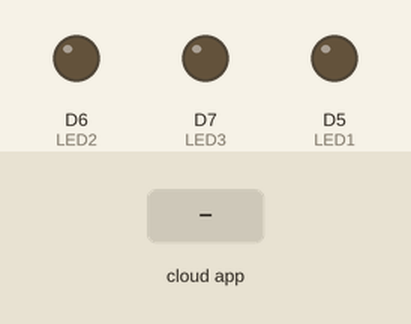
A sketch run on a simulated ESP8266 (NodeMCU). On the bench: output pins drawn as LEDs (lit = HIGH). Inputs (shaded band) come from the test bench. WiFi joins after 1.5 s; servers stay silent unless stated; the Firebase database answers and starts empty; what the sketch prints to the serial monitor is not drawn.

Above: at 2.7 s.
2.8 s: the phone or cloud app sets SWITCH-001 to 1
At 3.7 s:
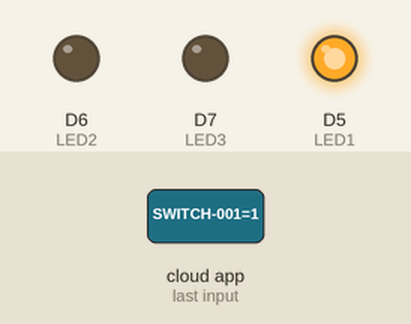
4.5 s: the phone or cloud app sets switch2 to 1
At 4.8 s:
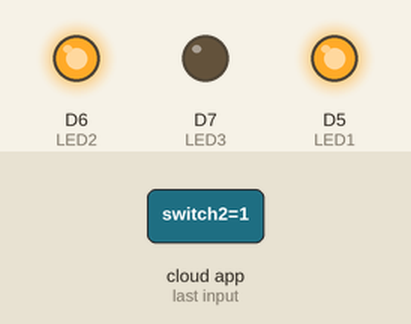
6.0 s: the phone or cloud app sets SWITCH-001 to 0
At 6.8 s:
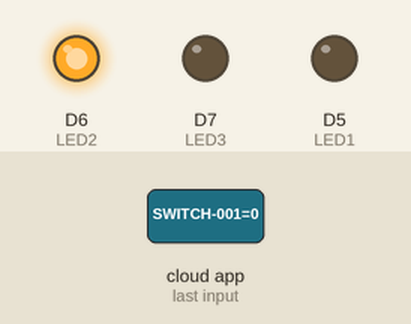
7.6 s: the phone or cloud app sets switch2 to 0
At 7.9 s:
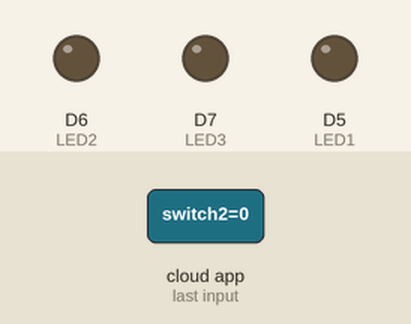
Timing chart, 0 to 10.1 s (numbered marks = the images above; inputs shaded):
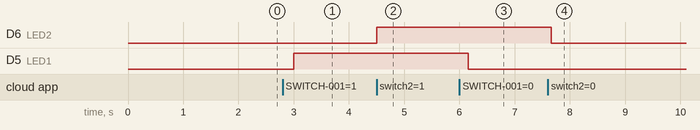

The sketch:

IotController-V2.ino
```cpp
/* IoT Controller
 *
Venomshop
 */

//Library
#include "FirebaseESP8266.h"
#include <ESP8266WiFi.h>

//Firebase Setting
#define FIREBASE_URL "Firebase URL"
#define FIREBASE_AUTH "Firebase Token"
#define WIFI_SSID "SSID WIFI"
#define WIFI_PASSWORD "Password WiFi"

FirebaseData firebaseData;
FirebaseJson json;

//Pin Setting
#define LED1 D5   //Connect D5 to LED 1
#define LED2 D6   //Connect D6 to LED 2
#define LED3 D7   //Connect D7 to LED 3

void setup() {
  Serial.begin(9600);

//Pin Configuration
  pinMode(LED1, OUTPUT);
  pinMode(LED2, OUTPUT);
  pinMode(LED3, OUTPUT);

//WiFi Configuration
  WiFi.begin(WIFI_SSID, WIFI_PASSWORD);
  Serial.print("Connecting");
  while (WiFi.status() != WL_CONNECTED) {
    Serial.print(".");
    delay(300);
  }
  Serial.println();
  Serial.print("Connect");
  Serial.println(WiFi.localIP());
  Serial.println();

//Firebase Configuration
  Firebase.begin(FIREBASE_URL, FIREBASE_AUTH);
  Firebase.reconnectWiFi(true);

}

void loop() {
//Receive Data
//LED 1
  if (Firebase.getString(firebaseData, "TERMINAL/SWITCH-001")){
    if (firebaseData.dataType() == "string"){
      String FBStatus1 = firebaseData.stringData();
      if (FBStatus1 == "1"){
        Serial.println("LED 1 ON");
        digitalWrite(LED1, HIGH);
      }
      else if (FBStatus1 == "0"){
        Serial.println("LED 1 OFF");
        digitalWrite(LED1, LOW);
      }
    }
  }

//LED 2
  if (Firebase.getString(firebaseData, "TERMINAL/switch2")){
    if (firebaseData.dataType() == "string"){
      String FBStatus2 = firebaseData.stringData();
      if (FBStatus2 == "1"){
        Serial.println("LED 2 ON");
        digitalWrite(LED2, HIGH);
      }
      else if (FBStatus2 == "0"){
        Serial.println("LED 2 OFF");
        digitalWrite(LED2, LOW);
      }
    }
  }

//LED 3
  if (Firebase.getString(firebaseData, "TERMINAL/Switch 300")){
    if (firebaseData.dataType() == "string"){
      String FBStatus3 = firebaseData.stringData();
      if (FBStatus3 == "1"){
        Serial.println("LED 3 ON");
        digitalWrite(LED3, HIGH);
      }
      else if (FBStatus3 == "0"){
        Serial.println("LED 3 OFF");
        digitalWrite(LED3, LOW);
      }
    }
  }

}
```

Measured:
- after the input at 2.8 s, D5 (LED1): LOW → HIGH after 0.20 s
- after the input at 4.5 s, D6 (LED2): LOW → HIGH at once
- after the input at 6.0 s, D5 (LED1): HIGH → LOW after 0.16 s
- after the input at 7.6 s, D6 (LED2): HIGH → LOW after 0.06 s
